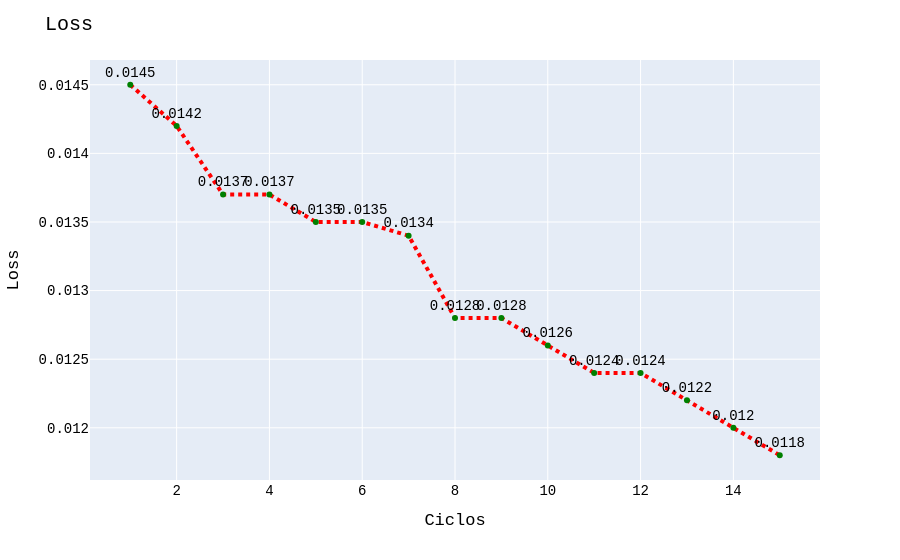

Source (notebook cell):
### Code cell
#Captura el código fuente y agrega los comentarios describiendo la funcionalidad del mismo e interpreta el resultado
gf2 = px.line(x = cicloGx, y = perdGy, markers = True, text= perdGy, labels= {'x': 'Ciclos', 'y': 'Loss'})
gf2.update_traces(line = dict(dash = 'dot', width = 4, color = 'red'),
                  marker = dict(color = 'green'), 
                  textposition = 'top center')
gf2.update_layout(title = 'Loss', font = dict(family = 'Courier New, monospace', size = 14, color = 'Black'))
gf2.show()

# Genera la grafica de perdida (que tanto se equivoca el modelo)

### Figure 1 — Plotly figure (JSON) as saved in the notebook; plotly's stock layout.template omitted (floating-point values rounded to 4 significant figures)
{"data": [{"hovertemplate": "Ciclos=%{x}<br>Loss=%{y}<br>text=%{text}<extra></extra>", "legendgroup": "", "line": {"color": "red", "dash": "dot", "width": 4}, "marker": {"color": "green", "symbol": "circle"}, "mode": "lines+markers+text", "name": "", "orientation": "v", "showlegend": false, "text": [0.0145, 0.0142, 0.0137, 0.0137, 0.0135, 0.0135, 0.0134, 0.0128, 0.0128, 0.0126, 0.0124, 0.0124, 0.0122, 0.012, 0.0118], "textposition": "top center", "type": "scatter", "x": [1, 2, 3, 4, 5, 6, 7, 8, 9, 10, 11, 12, 13, 14, 15], "xaxis": "x", "y": [0.0145, 0.0142, 0.0137, 0.0137, 0.0135, 0.0135, 0.0134, 0.0128, 0.0128, 0.0126, 0.0124, 0.0124, 0.0122, 0.012, 0.0118], "yaxis": "y"}], "layout": {"font": {"color": "Black", "family": "Courier New, monospace", "size": 14}, "legend": {"tracegroupgap": 0}, "margin": {"t": 60}, "title": {"text": "Loss"}, "xaxis": {"anchor": "y", "domain": [0, 1], "title": {"text": "Ciclos"}}, "yaxis": {"anchor": "x", "domain": [0, 1], "title": {"text": "Loss"}}}}
